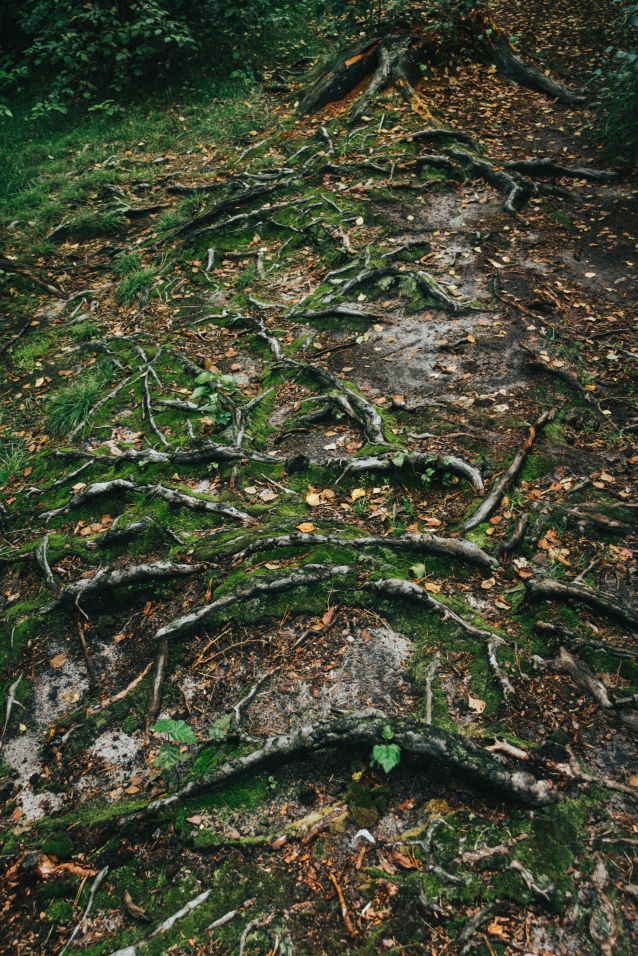
#> input picture sample/tree-roots-resized.jpg, 1912 x 2868 px (shown at 1/3 size)
$ python 2_color_filters.py
#> lines starting #> are read from the running program, lines starting #| are printed output that depends on the picture
import matplotlib.pyplot as plt
import numpy as np
from skimage.io import imread
from skimage import img_as_float, exposure

tree_roots = imread('./sample/tree-roots-resized.jpg')
#> tree_roots is the input picture: shape (2868, 1912, 3); mean R, G, B 68.1, 72.3, 52.4
crack = imread('./sample/crack-20220918204533.jpg')
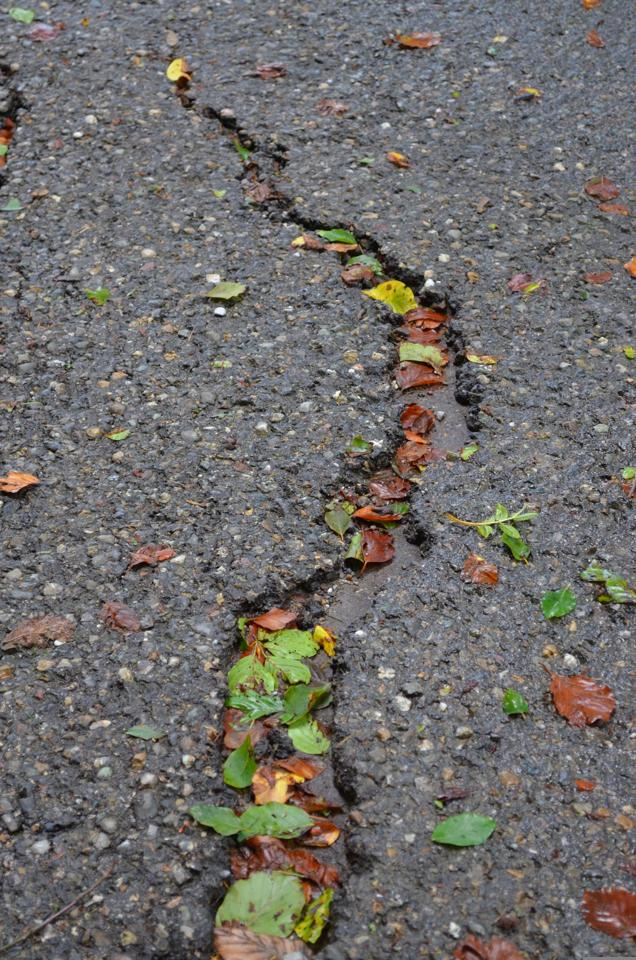
#> input picture sample/crack-20220918204533.jpg, 636 x 960 px
#> crack is the input picture: shape (960, 636, 3); mean R, G, B 111.9, 109.3, 106.6

def plot_img_and_hist(image, axes, bins=256):
    image = img_as_float(image)
    ax_img, ax_hist = axes
    ax_cdf = ax_hist.twinx()

    # Display image
    ax_img.imshow(image, cmap=plt.cm.gray)
    ax_img.set_axis_off()

    # Display histogram
    ax_hist.hist(image.ravel(), bins=bins, histtype='step', color='black')
    ax_hist.ticklabel_format(axis='y', style='scientific', scilimits=(0, 0))
    ax_hist.set_xlabel('Pixel intensity')
    ax_hist.set_xlim(0, 1)
    ax_hist.set_yticks([])

    # Display cumulative distribution
    img_cdf, bins = exposure.cumulative_distribution(image, bins)
    ax_cdf.plot(bins, img_cdf, 'r')
    ax_cdf.set_yticks([])

    return ax_img, ax_hist, ax_cdf

def gamma_filter(image,gval):
#> called with gval = 2
    return exposure.adjust_gamma(image, gval)
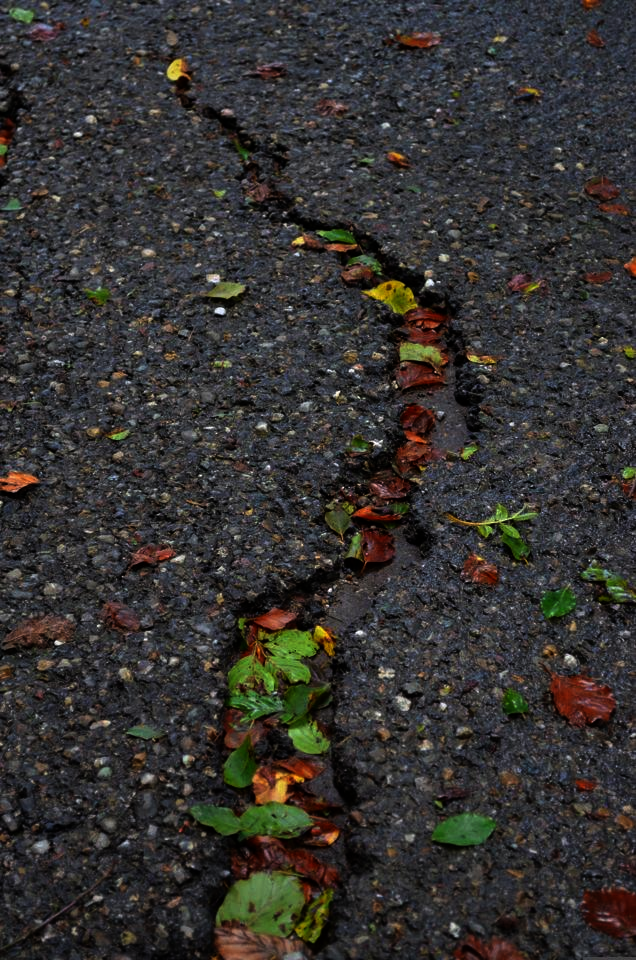
#> returned value: shape (960, 636, 3); mean of channels 0, 1, 2 52.9, 50.9, 48.9; drawn as R, G, B

def log_transformation(image,lval):
#> called with lval = 1
    return exposure.adjust_log(image, lval)
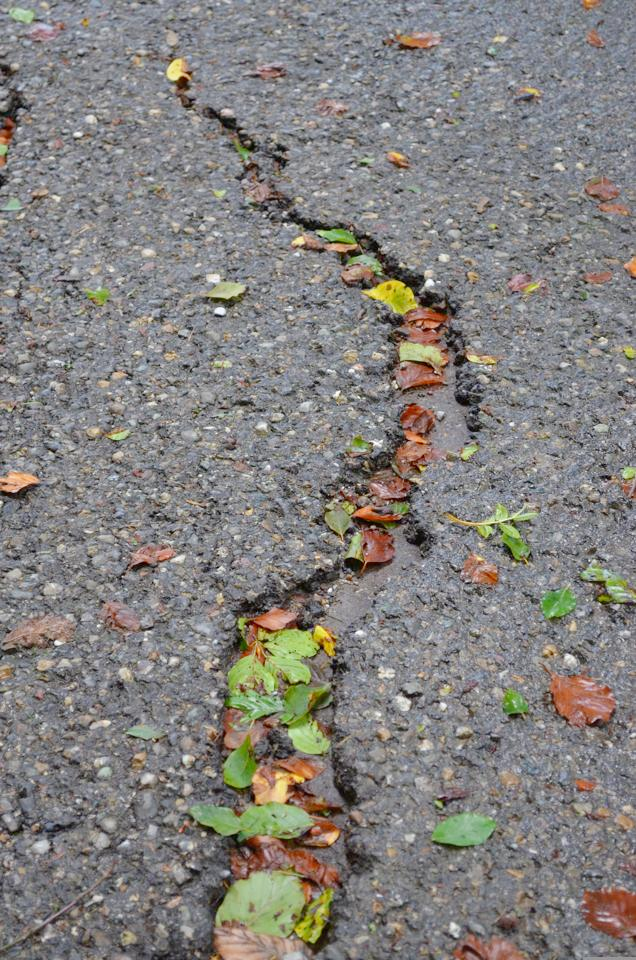
#> returned value: shape (960, 636, 3); mean of channels 0, 1, 2 131.8, 129.2, 126.2; drawn as R, G, B

def gamma_log_comparison(image,gval,lval):
    gamma_corrected = gamma_filter(image,gval)
    logarithmic_corrected = log_transformation(image, lval)

    fig = plt.figure(figsize=(8, 5))
    axes = np.zeros((2, 3), dtype=np.object)
    axes[0, 0] = plt.subplot(2, 3, 1)
    axes[0, 1] = plt.subplot(2, 3, 2, sharex=axes[0, 0], sharey=axes[0, 0])
    axes[0, 2] = plt.subplot(2, 3, 3, sharex=axes[0, 0], sharey=axes[0, 0])
    axes[1, 0] = plt.subplot(2, 3, 4)
    axes[1, 1] = plt.subplot(2, 3, 5)
    axes[1, 2] = plt.subplot(2, 3, 6)

    ax_img, ax_hist, ax_cdf = plot_img_and_hist(image, axes[:, 0])
#> in plot_img_and_hist, `img_cdf, bins = exposure.cumulative_distribution(image, bins)`: img_cdf = 256 values from 0.00136 to 1; bins = 256 values from 0.00195 to 0.998
    ax_img.set_title('Low contrast image')

    y_min, y_max = ax_hist.get_ylim()
#> y_min = 0; y_max = 31041.2
    ax_hist.set_ylabel('Number of pixels')
    ax_hist.set_yticks(np.linspace(0, y_max, 5))

    ax_img, ax_hist, ax_cdf = plot_img_and_hist(gamma_corrected, axes[:, 1])
    ax_img.set_title('Gamma correction')

    ax_img, ax_hist, ax_cdf = plot_img_and_hist(logarithmic_corrected, axes[:, 2])
    ax_img.set_title('Logarithmic correction')

    ax_cdf.set_ylabel('Fraction of total intensity')
    ax_cdf.set_yticks(np.linspace(0, 1, 5))

    fig.tight_layout()
    plt.show()
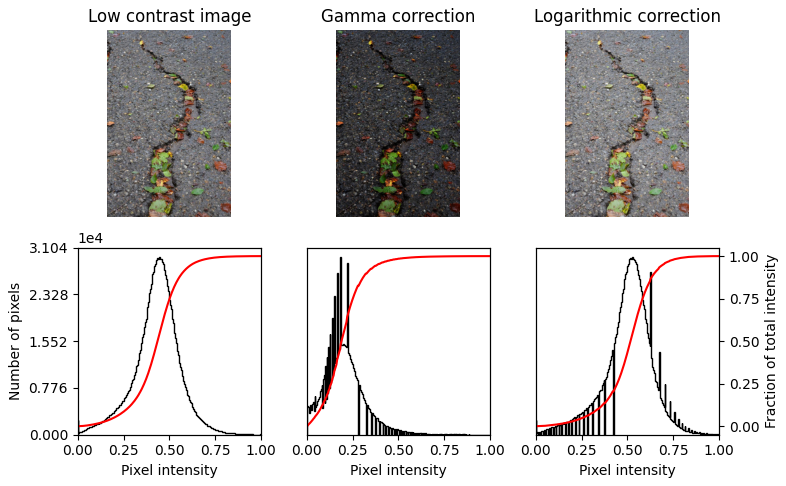
#> figure drawn by matplotlib, 9 panels; panel 9: curve peaks at x = 0.998, y = 1

gamma_log_comparison(crack,2,1)
